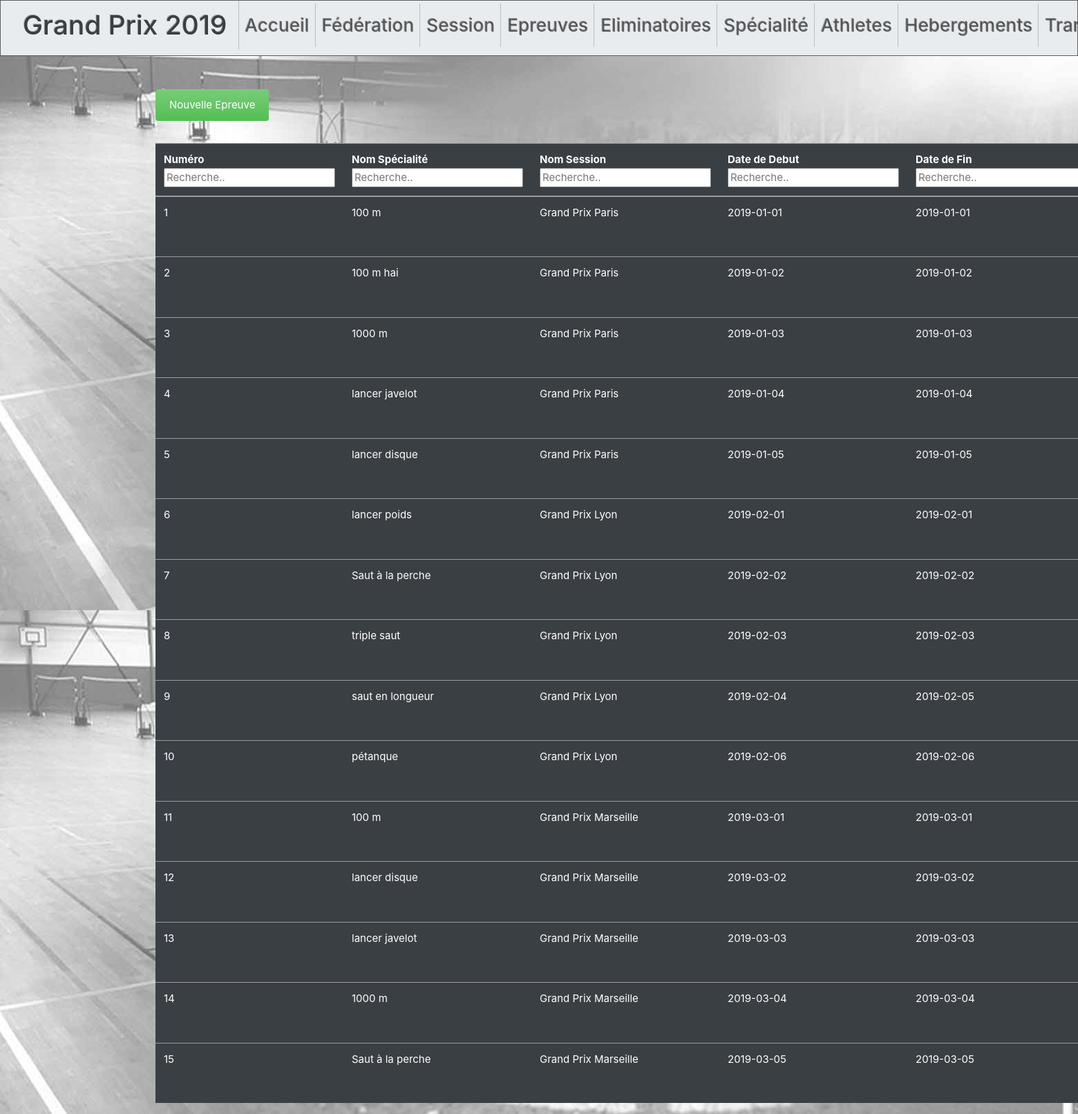
Screenshot of /epreuve.php with the database file from the repository.
### tables this page shows
CREATE TABLE `epreuve` (
  `ID_EPREUVE` int(11) NOT NULL,
  `ID_SPECIALITE` int(11) NOT NULL,
  `ID_SESSION` int(11) NOT NULL,
  `DATE_DEBUT_EPREUVE` date NOT NULL,
  `DATE_FIN_EPREUVE` date NOT NULL
);

CREATE TABLE `specialite` (
  `ID_SPECIALITE` int(11) NOT NULL,
  `NOM_SPECIALITE` varchar(30) NOT NULL
);

CREATE TABLE `session` (
  `ID_SESSION` int(11) NOT NULL,
  `NOM_SESSION` varchar(30) NOT NULL,
  `DATE_DEBUT_SESSION` date NOT NULL,
  `DATE_FIN_SESSION` date NOT NULL,
  `ANNEE_SESSION` smallint(6) NOT NULL
);

### ConnEpre.php (called while the page is built, shortened)
<?php
function epreuve() {
try {
    $conn=conn();
    $stmt = $conn->prepare("SELECT * FROM epreuve INNER JOIN specialite ON epreuve.ID_SPECIALITE=specialite.ID_SPECIALITE
                                                  INNER JOIN session ON epreuve.ID_SESSION=session.ID_SESSION");
    $stmt->execute();
    $epreuve = $stmt->fetchAll();
    return $epreuve;
}
    catch(PDOException $e) {
        echo "Error: " . $e->getMessage();
    }
}
?>

### epreuve.php (the view, shortened to what this page needs)
<!DOCTYPE html>
<?php
require_once "ConnEpre.php";
$epreuve = epreuve();
?>
<html>
<head>
</head>
<header>
    <?php include "index.php";
    ?>
    </header>
<form action = "NewEpre.php" method = "get">
 <input class="alert btn-success" type = "submit" name = "Nouvelle Epre" value = "Nouvelle Epreuve">
 </form>
<table id="myTable" class="table table-primary">
  <thead>
    <tr>
      <th scope="col">Numéro<br><input type="text" id="input_col0" onkeyup="myFunction0()" placeholder="Recherche.."></th>
      <th scope="col">Nom Spécialité<br><input type="text" id="input_col1" onkeyup="myFunction1()" placeholder="Recherche.."></th>
      <th scope="col">Nom Session<br><input type="text" id="input_col2" onkeyup="myFunction2()" placeholder="Recherche.."></th>
      <th scope="col">Date de Debut<br><input type="text" id="input_col3" onkeyup="myFunction3()" placeholder="Recherche.."></th>
      <th scope="col">Date de Fin<br><input type="text" id="input_col4" onkeyup="myFunction4()" placeholder="Recherche.."></th>
    </tr>
  <?php
    for($i=0; $i<sizeof($epreuve); $i++){
  ?>
    <tr>
    <td><?php echo $epreuve[$i]['ID_EPREUVE'];?></td>
    <td><?php echo $epreuve[$i]['NOM_SPECIALITE'];?></td>
    <td><?php echo $epreuve[$i]['NOM_SESSION'];?></td>
    <td><?php echo $epreuve[$i]['DATE_DEBUT_EPREUVE'];?></td>
    <td><?php echo $epreuve[$i]['DATE_FIN_EPREUVE'];?></td>
</tr>
<?php
}
?></thead>
</table></h1>
</html>

### rows the page displays
epreuve: ID_EPREUVE "1", ID_SPECIALITE.NOM_SPECIALITE "100 m", ID_SESSION.NOM_SESSION "Grand Prix Paris", DATE_DEBUT_EPREUVE "2019-01-01", DATE_FIN_EPREUVE "2019-01-01"
epreuve: ID_EPREUVE "2", ID_SPECIALITE.NOM_SPECIALITE "100 m hai", ID_SESSION.NOM_SESSION "Grand Prix Paris", DATE_DEBUT_EPREUVE "2019-01-02", DATE_FIN_EPREUVE "2019-01-02"
epreuve: ID_EPREUVE "3", ID_SPECIALITE.NOM_SPECIALITE "1000 m", ID_SESSION.NOM_SESSION "Grand Prix Paris", DATE_DEBUT_EPREUVE "2019-01-03", DATE_FIN_EPREUVE "2019-01-03"
epreuve: ID_EPREUVE "4", ID_SPECIALITE.NOM_SPECIALITE "lancer javelot", ID_SESSION.NOM_SESSION "Grand Prix Paris", DATE_DEBUT_EPREUVE "2019-01-04", DATE_FIN_EPREUVE "2019-01-04"
epreuve: ID_EPREUVE "5", ID_SPECIALITE.NOM_SPECIALITE "lancer disque", ID_SESSION.NOM_SESSION "Grand Prix Paris", DATE_DEBUT_EPREUVE "2019-01-05", DATE_FIN_EPREUVE "2019-01-05"
epreuve: ID_EPREUVE "6", ID_SPECIALITE.NOM_SPECIALITE "lancer poids", ID_SESSION.NOM_SESSION "Grand Prix Lyon", DATE_DEBUT_EPREUVE "2019-02-01", DATE_FIN_EPREUVE "2019-02-01"
epreuve: ID_EPREUVE "7", ID_SPECIALITE.NOM_SPECIALITE "Saut à la perche", ID_SESSION.NOM_SESSION "Grand Prix Lyon", DATE_DEBUT_EPREUVE "2019-02-02", DATE_FIN_EPREUVE "2019-02-02"
epreuve: ID_EPREUVE "8", ID_SPECIALITE.NOM_SPECIALITE "triple saut", ID_SESSION.NOM_SESSION "Grand Prix Lyon", DATE_DEBUT_EPREUVE "2019-02-03", DATE_FIN_EPREUVE "2019-02-03"
epreuve: ID_EPREUVE "9", ID_SPECIALITE.NOM_SPECIALITE "saut en longueur", ID_SESSION.NOM_SESSION "Grand Prix Lyon", DATE_DEBUT_EPREUVE "2019-02-04", DATE_FIN_EPREUVE "2019-02-05"
epreuve: ID_EPREUVE "10", ID_SPECIALITE.NOM_SPECIALITE "pétanque", ID_SESSION.NOM_SESSION "Grand Prix Lyon", DATE_DEBUT_EPREUVE "2019-02-06", DATE_FIN_EPREUVE "2019-02-06"
epreuve: ID_EPREUVE "11", ID_SPECIALITE.NOM_SPECIALITE "100 m", ID_SESSION.NOM_SESSION "Grand Prix Marseille", DATE_DEBUT_EPREUVE "2019-03-01", DATE_FIN_EPREUVE "2019-03-01"
epreuve: ID_EPREUVE "12", ID_SPECIALITE.NOM_SPECIALITE "lancer disque", ID_SESSION.NOM_SESSION "Grand Prix Marseille", DATE_DEBUT_EPREUVE "2019-03-02", DATE_FIN_EPREUVE "2019-03-02"
epreuve: ID_EPREUVE "13", ID_SPECIALITE.NOM_SPECIALITE "lancer javelot", ID_SESSION.NOM_SESSION "Grand Prix Marseille", DATE_DEBUT_EPREUVE "2019-03-03", DATE_FIN_EPREUVE "2019-03-03"
epreuve: ID_EPREUVE "14", ID_SPECIALITE.NOM_SPECIALITE "1000 m", ID_SESSION.NOM_SESSION "Grand Prix Marseille", DATE_DEBUT_EPREUVE "2019-03-04", DATE_FIN_EPREUVE "2019-03-04"
epreuve: ID_EPREUVE "15", ID_SPECIALITE.NOM_SPECIALITE "Saut à la perche", ID_SESSION.NOM_SESSION "Grand Prix Marseille", DATE_DEBUT_EPREUVE "2019-03-05", DATE_FIN_EPREUVE "2019-03-05"
